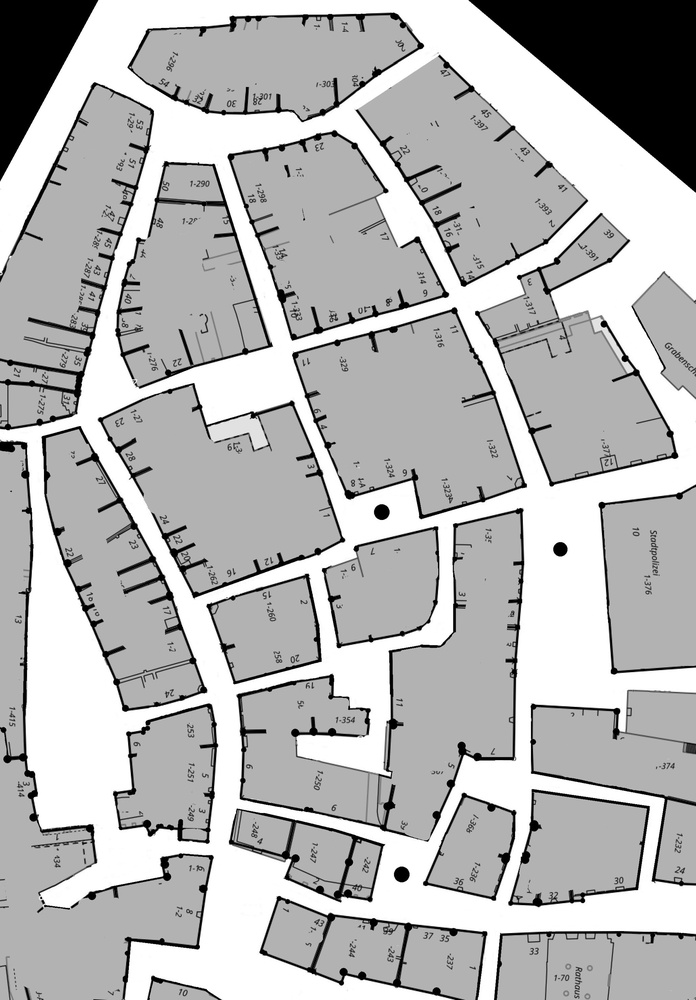
#> input picture 01_create_map_material/doc/Altstadt_detailiert_1000 - bearbeitet - skaliert.jpg, 696 x 1000 px, shrunk from 2200 x 3160 before the run
$ python create_Matrix.py
#> lines starting #> are read from the running program, lines starting #| are printed output that depends on the picture; after the words box and inside, x2 and y2 are one past the last pixel; in counts of white or black regions, pixels touching at a corner belong together
from PIL import Image
import numpy as np
import pandas as pd
import matplotlib.pyplot as plt
from matplotlib.colors import ListedColormap

def analyze_image_brightness_grid(image_path, cell_size=10, threshold=230):
    # Bild öffnen und in Graustufen umwandeln
#> called with cell_size = 5, threshold = 230
    image = Image.open(image_path).convert("L")  # "L" = grayscale
#> image is the input picture: PIL image 696x1000 L; min 0, max 255, mean 182.1

    width, height = image.size
#> width = 696; height = 1000

    # Größe des Rasters
    cols = width // cell_size
#> cols = 139
    rows = height // cell_size
#> rows = 200

    # Ergebnis-Matrix
    result = np.zeros((rows, cols), dtype=int)

    # Durchlaufe jede Rasterzelle
    for row in range(rows):
        for col in range(cols):
            x0 = col * cell_size
            y0 = row * cell_size
            x1 = x0 + cell_size
            y1 = y0 + cell_size

            # Ausschnitt der Zelle
            cell = image.crop((x0, y0, x1, y1))
            avg_brightness = np.mean(np.array(cell))

            # Schwelle anwenden
            result[row, col] = 1 if avg_brightness > threshold else 0
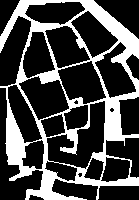
#> result: shape (200, 139) int64; values 0 (black) and 1 (white), 28.1% white; 1 white region, box (x1, y1, x2, y2) and area: (0, 0, 139, 200) 7798

    return result


def plot_matrix(matrix):
    #wall, path, waypoint, marker
    colors = ["black", "white", "green", "red"]
    cmap = ListedColormap(colors)
    plt.imshow(matrix, cmap=cmap, interpolation='nearest')
    plt.axis('off')
    plt.savefig("doc/matrix.png")
    plt.show()

def addWaypoints(matrix):
    wp = pd.read_csv("doc/waypoints_modified_scaled.csv")
    for item in wp.iterrows():
        x, y, comment = item[1]
        if comment != "WP":
            pointvalue = 2
        else:
            pointvalue = 3
        matrix = addCentralPoint(matrix, x, y, pointsize=3, pointvalue = pointvalue)
    return matrix

def addMarkers(matrix):
    for i in range(len(matrix)):
        for j in range(len(matrix[0])):
            if i % 50 == 0 and j % 50 == 0:
                matrix = addPoint(matrix, j, i, pointsize=3, pointvalue=4)
    return matrix

def addPoint(matrix, x, y, pointsize = 2, pointvalue = 2):
    for i in range(pointsize):
        for j in range(pointsize):
            matrix[y+i][x+j] = pointvalue
    return matrix

def addCentralPoint(matrix, x, y, pointsize = 3, pointvalue = 2):
    for i in range(pointsize):
        for j in range(pointsize):
            matrix[y+i-1][x+j-1] = pointvalue
    return matrix


# Beispielanwendung
#matrix = analyze_image_brightness_grid("doc/Altstadt_detailiert_1000 - bearbeitet.jpg", cell_size=5)
matrix = analyze_image_brightness_grid("doc/Altstadt_detailiert_1000 - bearbeitet - skaliert.jpg", cell_size=5)
print(matrix)
#> (printed output is left out)
print(matrix.shape)
#| (200, 139)


np.save("doc/matrixBaseOutput", matrix, allow_pickle=True)
plot_matrix(matrix)

# Add Waypoints
# matrix = addMarkers(matrix)
#> (the run stopped early here; a loop or call above may not have finished)
